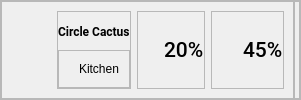
                 <widget class="QFrame" name="frame_20">
                  <property name="frameShape">
                   <enum>QFrame::StyledPanel</enum>
                  </property>
                  <property name="frameShadow">
                   <enum>QFrame::Raised</enum>
                  </property>
                  <layout class="QHBoxLayout" name="horizontalLayout_27">
                   <property name="spacing">
                    <number>0</number>
                   </property>
                   <property name="leftMargin">
                    <number>0</number>
                   </property>
                   <property name="topMargin">
                    <number>0</number>
                   </property>
                   <property name="rightMargin">
                    <number>0</number>
                   </property>
                   <property name="bottomMargin">
                    <number>0</number>
                   </property>
                   <item>
                    <widget class="QFrame" name="frame_35">
                     <property name="frameShape">
                      <enum>QFrame::StyledPanel</enum>
                     </property>
                     <property name="frameShadow">
                      <enum>QFrame::Raised</enum>
                     </property>
                     <layout class="QHBoxLayout" name="horizontalLayout_31">
                      <item>
                       <widget class="QLabel" name="label_47">
                        <property name="minimumSize">
                         <size>
                          <width>40</width>
                          <height>40</height>
                         </size>
                        </property>
                        <property name="maximumSize">
                         <size>
                          <width>40</width>
                          <height>40</height>
                         </size>
                        </property>
                        <property name="text">
                         <string/>
                        </property>
                        <property name="pixmap">
                         <pixmap resource="../resources.qrc">:/images/assets/images/001-plant.png</pixmap>
                        </property>
                        <property name="scaledContents">
                         <bool>true</bool>
                        </property>
                       </widget>
                      </item>
                      <item>
                       <widget class="QFrame" name="frame_36">
                        <property name="frameShape">
                         <enum>QFrame::StyledPanel</enum>
                        </property>
                        <property name="frameShadow">
                         <enum>QFrame::Raised</enum>
                        </property>
                        <layout class="QVBoxLayout" name="verticalLayout_14">
                         <property name="spacing">
                          <number>0</number>
                         </property>
                         <property name="leftMargin">
                          <number>0</number>
                         </property>
                         <property name="topMargin">
                          <number>0</number>
                         </property>
                         <property name="rightMargin">
                          <number>0</number>
                         </property>
                         <property name="bottomMargin">
                          <number>0</number>
                         </property>
                         <item>
                          <widget class="QLabel" name="label_48">
                           <property name="font">
                            <font>
                             <family>Roboto</family>
                             <weight>75</weight>
                             <bold>true</bold>
                            </font>
                           </property>
                           <property name="text">
                            <string>Circle Cactus</string>
                           </property>
                          </widget>
                         </item>
                         <item>
                          <widget class="QFrame" name="frame_37">
                           <property name="frameShape">
                            <enum>QFrame::StyledPanel</enum>
                           </property>
                           <property name="frameShadow">
                            <enum>QFrame::Raised</enum>
                           </property>
                           <layout class="QHBoxLayout" name="horizontalLayout_32">
                            <property name="spacing">
                             <number>0</number>
                            </property>
                            <property name="leftMargin">
                             <number>0</number>
                            </property>
                            <property name="topMargin">
                             <number>0</number>
                            </property>
                            <property name="rightMargin">
                             <number>0</number>
                            </property>
                            <property name="bottomMargin">
                             <number>0</number>
                            </property>
                            <item>
                             <widget class="QLabel" name="label_56">
                              <property name="maximumSize">
                               <size>
                                <width>20</width>
                                <height>20</height>
                               </size>
                              </property>
                              <property name="text">
                               <string/>
                              </property>
                              <property name="pixmap">
                               <pixmap resource="../resources.qrc">:/images/assets/images/map_point.png</pixmap>
                              </property>
                              <property name="scaledContents">
                               <bool>true</bool>
                              </property>
                             </widget>
                            </item>
                            <item alignment="Qt::AlignLeft">
                             <widget class="QLabel" name="label_57">
                              <property name="text">
                               <string>Kitchen</string>
                              </property>
                              <property name="scaledContents">
                               <bool>true</bool>
                              </property>
                             </widget>
                            </item>
                           </layout>
                          </widget>
                         </item>
                        </layout>
                       </widget>
                      </item>
                      <item>
                       <widget class="QFrame" name="frame_38">
                        <property name="frameShape">
                         <enum>QFrame::StyledPanel</enum>
                        </property>
                        <property name="frameShadow">
                         <enum>QFrame::Raised</enum>
                        </property>
                        <layout class="QHBoxLayout" name="horizontalLayout_33">
                         <property name="spacing">
                          <number>6</number>
                         </property>
                         <property name="leftMargin">
                          <number>0</number>
                         </property>
                         <property name="topMargin">
                          <number>0</number>
                         </property>
                         <property name="rightMargin">
                          <number>0</number>
                         </property>
                         <property name="bottomMargin">
                          <number>0</number>
                         </property>
                         <item>
                          <widget class="QLabel" name="label_58">
                           <property name="sizePolicy">
                            <sizepolicy hsizetype="Preferred" vsizetype="Preferred">
                             <horstretch>0</horstretch>
                             <verstretch>0</verstretch>
                            </sizepolicy>
                           </property>
                           <property name="minimumSize">
                            <size>
                             <width>20</width>
                             <height>35</height>
                            </size>
                           </property>
                           <property name="maximumSize">
                            <size>
                             <width>20</width>
                             <height>35</height>
                            </size>
                           </property>
                           <property name="text">
                            <string/>
                           </property>
                           <property name="pixmap">
                            <pixmap resource="../resources.qrc">:/figma/assets/icons/figma/charging 2 (Traced).svg</pixmap>
                           </property>
                           <property name="scaledContents">
                            <bool>true</bool>
                           </property>
                          </widget>
                         </item>
                         <item>
                          <widget class="QLabel" name="label_59">
                           <property name="font">
                            <font>
                             <family>Roboto Medium</family>
                             <pointsize>16</pointsize>
                            </font>
                           </property>
                           <property name="text">
                            <string>20%</string>
                           </property>
                          </widget>
                         </item>
                        </layout>
                       </widget>
                      </item>
                      <item>
                       <widget class="QFrame" name="frame_39">
                        <property name="frameShape">
                         <enum>QFrame::StyledPanel</enum>
                        </property>
                        <property name="frameShadow">
                         <enum>QFrame::Raised</enum>
                        </property>
                        <layout class="QHBoxLayout" name="horizontalLayout_34">
                         <property name="spacing">
                          <number>6</number>
                         </property>
                         <property name="leftMargin">
                          <number>0</number>
                         </property>
                         <property name="topMargin">
                          <number>0</number>
                         </property>
                         <property name="rightMargin">
                          <number>0</number>
                         </property>
                         <property name="bottomMargin">
                          <number>0</number>
                         </property>
                         <item>
                          <widget class="QLabel" name="label_60">
                           <property name="minimumSize">
                            <size>
                             <width>25</width>
                             <height>32</height>
                            </size>
                           </property>
                           <property name="maximumSize">
                            <size>
                             <width>25</width>
                             <height>32</height>
                            </size>
                           </property>
                           <property name="text">
                            <string/>
                           </property>
                           <property name="pixmap">
                            <pixmap resource="../resources.qrc">:/figma/assets/icons/figma/drop 2 (Traced).svg</pixmap>
                           </property>
                           <property name="scaledContents">
                            <bool>true</bool>
                           </property>
                          </widget>
                         </item>
                         <item>
                          <widget class="QLabel" name="label_61">
                           <property name="font">
                            <font>
                             <family>Roboto Medium</family>
                             <pointsize>16</pointsize>
                            </font>
                           </property>
                           <property name="text">
                            <string>45%</string>
                           </property>
                          </widget>
                         </item>
                        </layout>
                       </widget>
                      </item>
                     </layout>
                    </widget>
                   </item>
                   <item>
                    <widget class="QFrame" name="frame_34">
                     <property name="sizePolicy">
                      <sizepolicy hsizetype="Preferred" vsizetype="Preferred">
                       <horstretch>0</horstretch>
                       <verstretch>0</verstretch>
                      </sizepolicy>
                     </property>
                     <property name="minimumSize">
                      <size>
                       <width>6</width>
                       <height>0</height>
                      </size>
                     </property>
                     <property name="maximumSize">
                      <size>
                       <width>6</width>
                       <height>16777215</height>
                      </size>
                     </property>
                     <property name="frameShape">
                      <enum>QFrame::StyledPanel</enum>
                     </property>
                     <property name="frameShadow">
                      <enum>QFrame::Raised</enum>
                     </property>
                    </widget>
                   </item>
                  </layout>
                 </widget>
